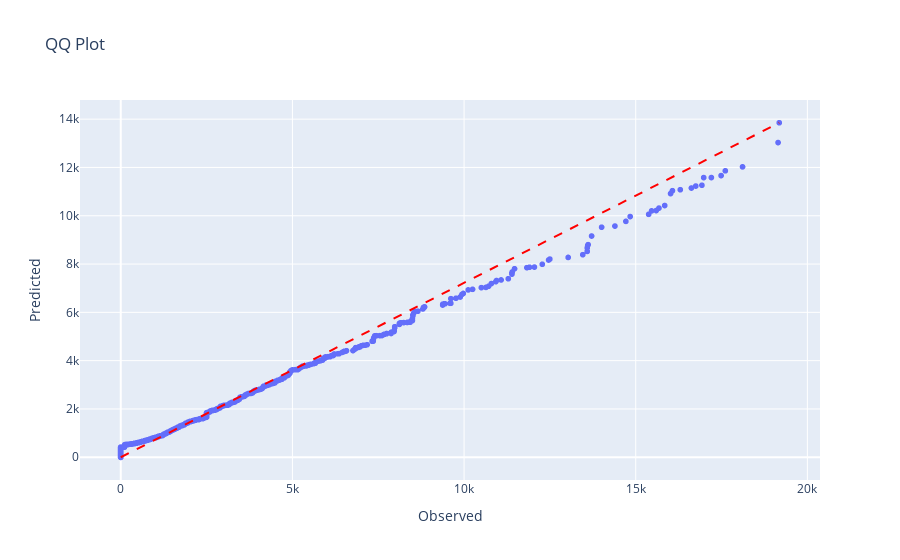

Notebook cell for this chart:
### Markdown cell above
### de random forest (sans gridsearch)

### Code cell
y_pred = pipeline_RF.predict(X_train)
qqplot_plotly(couts_train, y_pred)

### Figure 1 — Plotly figure (JSON) as saved in the notebook; plotly's stock layout.template omitted (floating-point values rounded to 4 significant figures; data arrays with more than 128 entries replaced by an {"elided": "..."} marker saying what was removed)
{"data": [{"hovertemplate": "Observed=%{x}<br>Predicted=%{y}<extra></extra>", "legendgroup": "", "marker": {"color": "#636efa", "symbol": "circle"}, "mode": "markers", "name": "", "showlegend": false, "type": "scattergl", "x": {"elided": "31929 float values"}, "xaxis": "x", "y": {"elided": "31929 float values"}, "yaxis": "y"}], "layout": {"legend": {"tracegroupgap": 0}, "shapes": [{"line": {"color": "red", "dash": "dash"}, "name": "y=x", "type": "line", "x0": 0, "x1": 19180.0, "y0": 0, "y1": 13850.0}], "showlegend": false, "title": {"text": "QQ Plot"}, "xaxis": {"anchor": "y", "domain": [0, 1], "title": {"text": "Observed"}}, "yaxis": {"anchor": "x", "domain": [0, 1], "title": {"text": "Predicted"}}}}
